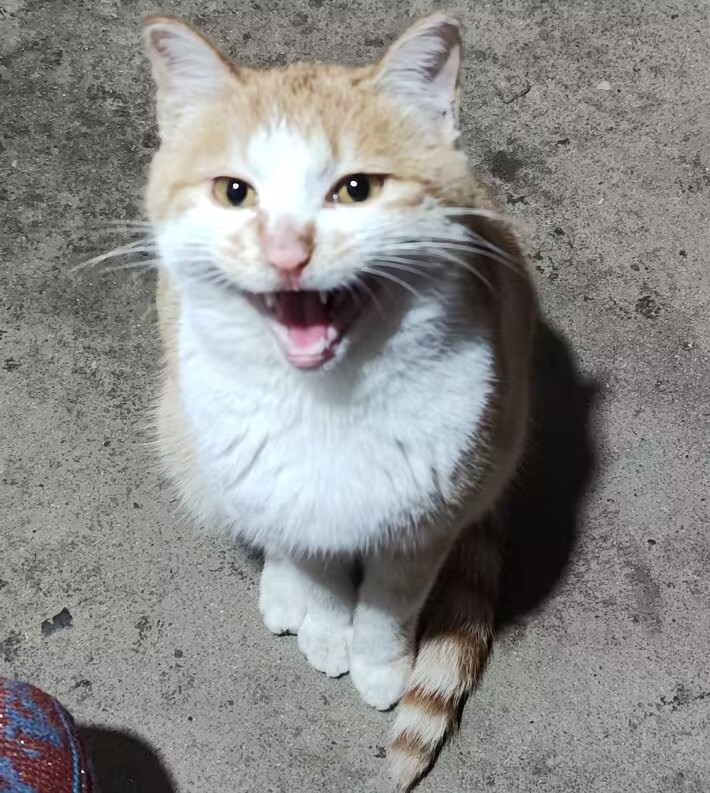
#> input picture 实验一/orange.jpg, 710 x 793 px
$ python test2_B.py
#> lines starting #> are read from the running program, lines starting #| are printed output that depends on the picture
#> further down, img is the input picture: shape (793, 710, 3); mean B, G, R 136.4, 137.9, 138.4
import matplotlib.pyplot as plt
import cv2
import numpy as np

# 设置字体
plt.rcParams['font.sans-serif'] = ['SimHei']  # 选择字体
plt.rcParams['axes.unicode_minus'] = False   # 解决负号显示问题

# 手动添加高斯噪声的函数
def gasuss_noise(image, mean=0, var=0.001):
    '''
    手动添加高斯噪声
    mean : 均值
    var : 方差
    '''
#> called with mean = 0, var = 0.001
    image = np.array(image / 255, dtype=float)
    noise = np.random.normal(mean, var ** 0.5, image.shape)  # 正态分布
    out = image + noise
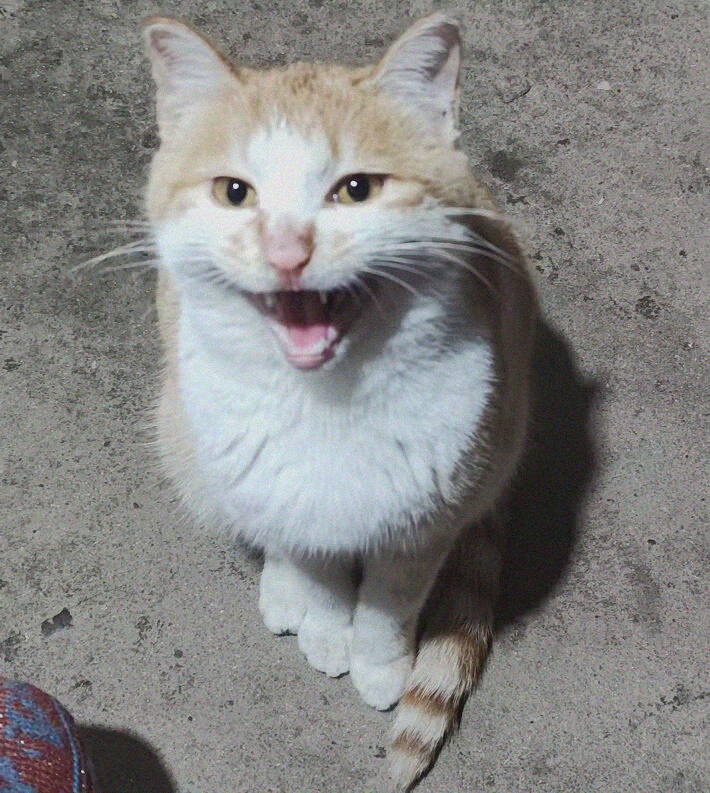
#> out: shape (793, 710, 3) float64; mean of channels 0, 1, 2 0.535, 0.541, 0.543; drawn with min black and max white
    out = np.clip(out, 0, 1.0)  # 限制值的范围在0-1之间
    out = np.uint8(out * 255)
    return out

# 读取图像并生成高斯噪声图像
img = cv2.imread('orange.jpg')
noisy_img = gasuss_noise(img)

# 将带噪声的图像保存为文件
cv2.imwrite('my_gasuss_noise.jpg', noisy_img)

# 读取带噪声的图像
img_noise = cv2.imread('my_gasuss_noise.jpg')
# 图像平滑处理
#均值滤波
img_mean = cv2.blur(img_noise, (5, 5))
#方框滤波
img_box = cv2.boxFilter(img_noise, -1, (5, 5), normalize=1)
#高斯滤波
img_gaussian = cv2.GaussianBlur(img_noise, ksize=(3,3), sigmaX=1.2, sigmaY=0.8)
# 显示图像对比
titles = ['原始图像', '带噪声图像', '均值滤波', '方框滤波', '高斯滤波']
images = [img, img_noise, img_mean, img_box, img_gaussian]
plt.figure(figsize=(10, 8))
for i in range(5):
    plt.subplot(2, 3, i + 1)
    plt.imshow(cv2.cvtColor(images[i], cv2.COLOR_BGR2RGB))  # 转换为RGB显示
    plt.title(titles[i])
    plt.xticks([]), plt.yticks([])
plt.tight_layout()
plt.show()
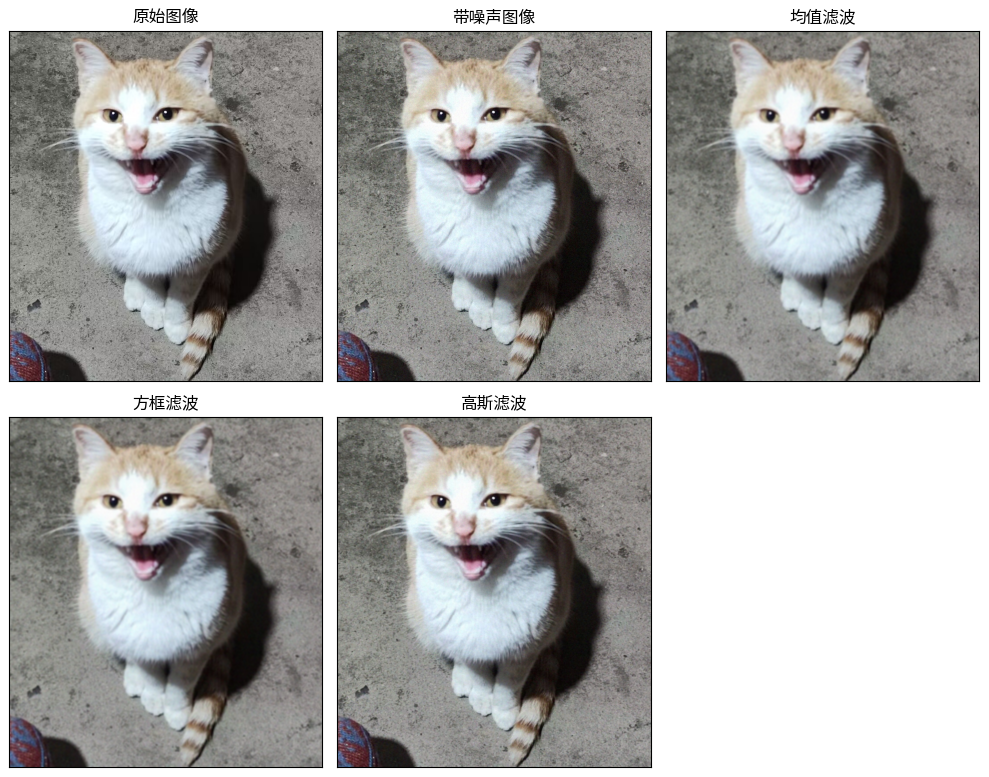
#> figure drawn by matplotlib, 5 panels

$ run again, with 实验一/zmm.jpg copied over 实验一/orange.jpg
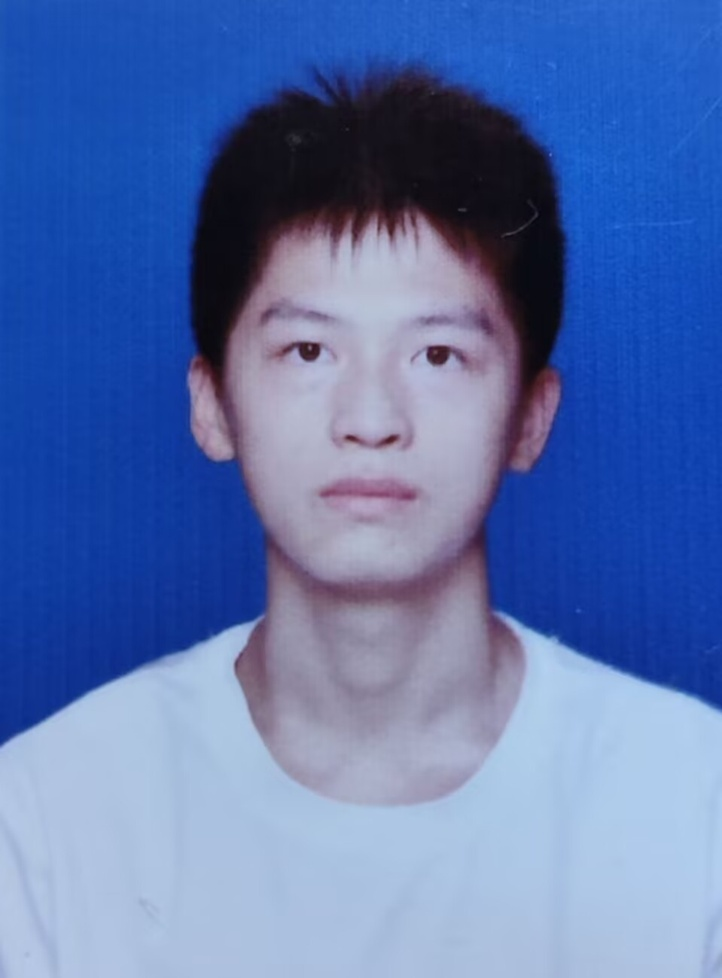
#> input picture 实验一/zmm.jpg, 722 x 978 px, shrunk from 959 x 1299 before the run
#> img is the input picture: shape (978, 722, 3); mean B, G, R 173.4, 115, 89.6
#> in gasuss_noise, `out = image + noise`:
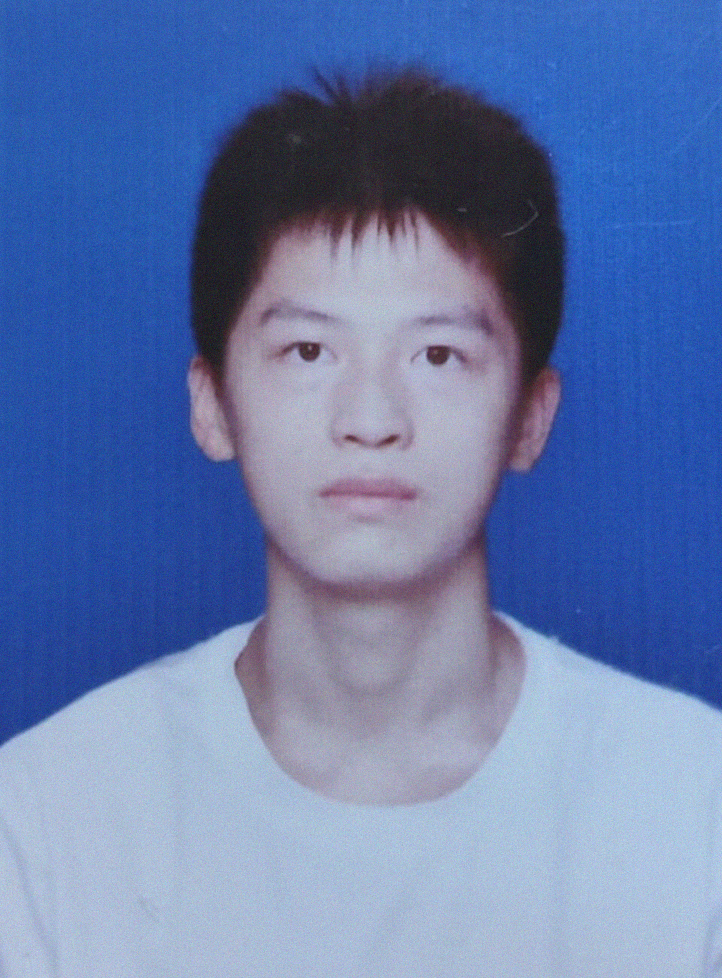
#> out: shape (978, 722, 3) float64; mean of channels 0, 1, 2 0.68, 0.451, 0.351; drawn with min black and max white

$ run again, with 实验一/HSI_components.png saved as 实验一/orange.jpg
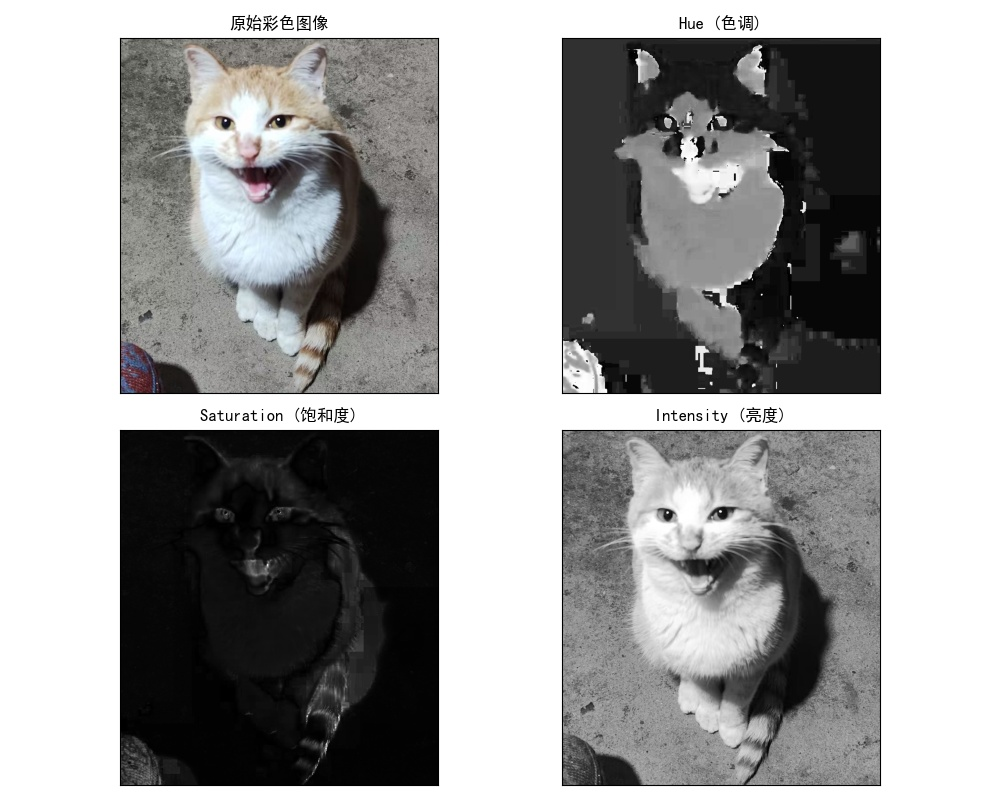
#> input picture 实验一/HSI_components.png, 1000 x 800 px
#> img is the input picture: shape (800, 1000, 3); mean B, G, R 158.4, 158.6, 158.7
#> in gasuss_noise, `out = image + noise`:
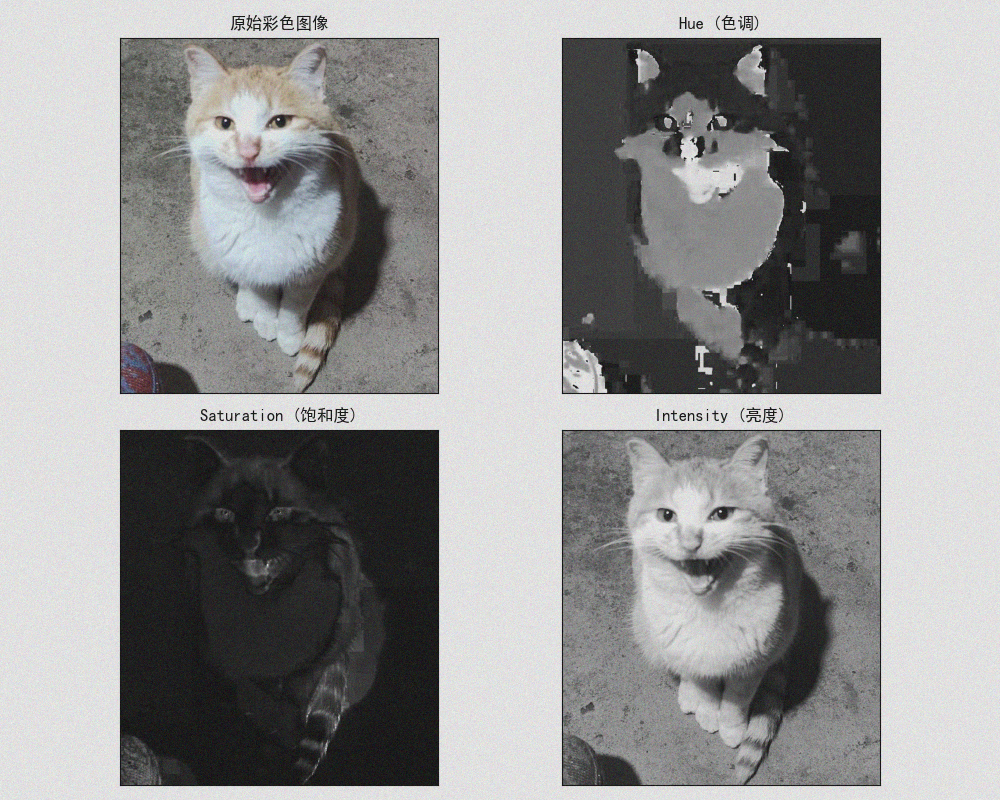
#> out: shape (800, 1000, 3) float64; mean of channels 0, 1, 2 0.621, 0.622, 0.622; drawn with min black and max white
